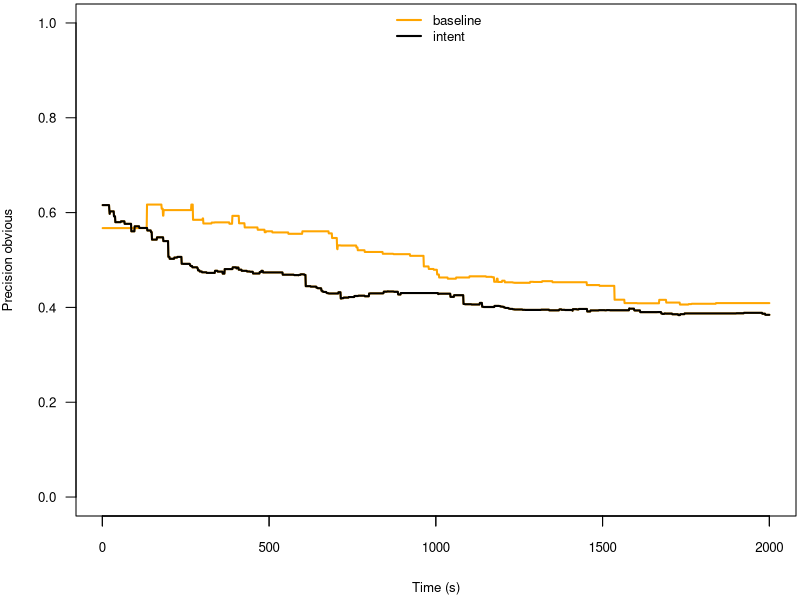
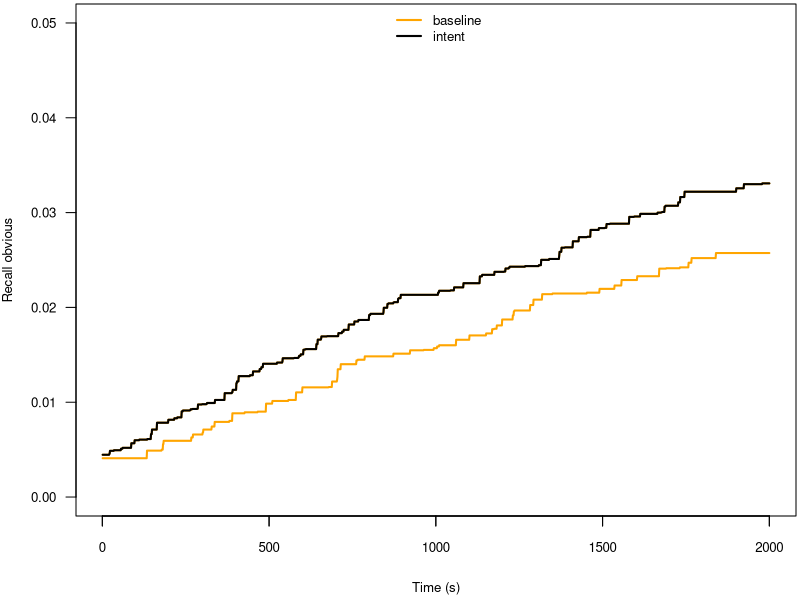
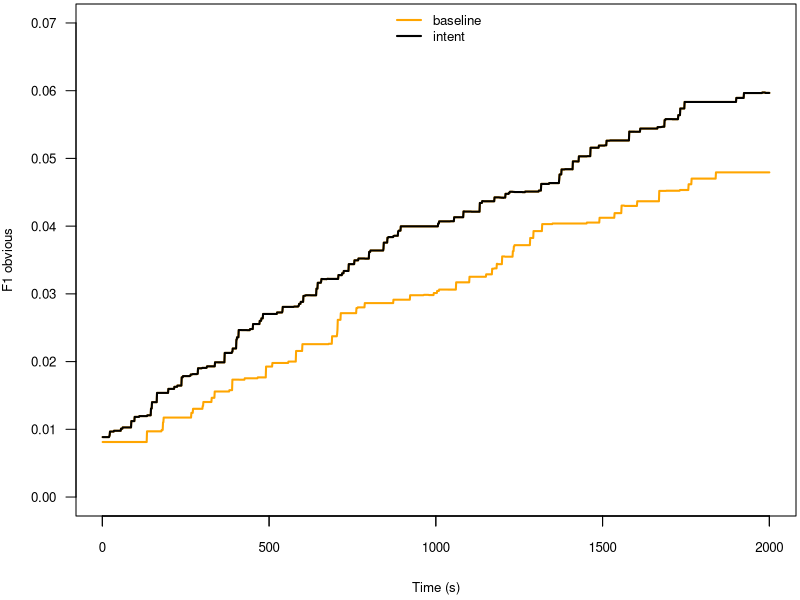

The R source for these figures, in order:
setwd("/home/local/enwald/Python/HIIT-Intent-Radar-user-simulation/tuukka-analysis")

#TASK: precision of obvious
precision_obvious_baseline <- read.table("./obvious_precision_baseline_20.dat", header=FALSE, sep=";")
precision_obvious_baseline <-t(precision_obvious_baseline)
#precision_obvious_baseline
nrow(precision_obvious_baseline)
ncol(precision_obvious_baseline)
#ColBL <- colMeans(precision_obvious_baseline [,])
ColBL <- precision_obvious_baseline[nrow(precision_obvious_baseline),]
ColBL
NROW(ColBL)
NCOL(ColBL)

precision_obvious_stash <- read.table("./obvious_precision_stash_20.dat", header=FALSE, sep=";")
precision_obvious_stash <-t(precision_obvious_stash)
#precision_obvious_stash
nrow(precision_obvious_stash)
ncol(precision_obvious_stash)
ColIN <- precision_obvious_stash[nrow(precision_obvious_stash),]
NROW(ColIN)
NCOL(ColIN)
ColIN

mean(ColIN)
mean(ColBL)

wilcox.test(ColIN, ColBL, paired=FALSE) 

#PLOT DATA
NROW(precision_obvious_baseline)
NCOL(precision_obvious_baseline)
  

precision_relevant<- data.frame(rowMeans(precision_obvious_baseline [,]),rowMeans(precision_obvious_stash [,]))
nrow(precision_relevant)
ncol(precision_relevant)
names(precision_relevant) <- c("baseline","intent")
#print(precision_relevant)

#PLOT
plot_colors <- c( "orange", "black")
par(mar=c(4.2, 3.8, 0.2, 0.2))
plot(precision_relevant$intent, type="l", col=plot_colors[1], 
     ylim=c(0, 1), axes=F, ann=T, xlab="Time (s)",
     ylab="Precision obvious", cex.lab=0.8, lwd=2)
# ylim=range(precision_relevant)
# Make x axis tick marks without labels
axis(1, lab=F, cex.axis=0.8)
# Plot x axis with smaller horizontal labels 
axis(1, las=1, cex.axis=0.8)
# Plot y axis with smaller horizontal labels 
axis(2, las=1, cex.axis=0.8)
# Create box around plot
box()
# Graph suvs with thicker green dotted line
lines(precision_relevant$baseline, type="l", lty=1, lwd=2, 
      col=plot_colors[1])
lines(precision_relevant$intent, type="l", lty=1, lwd=2, 
      col=plot_colors[2])

# Create a legend in the top-left corner that is slightly  
# smaller and has no border
legend("top", names(precision_relevant), cex=0.8, col=plot_colors, 
       lty=1:1, lwd=2, bty="n");

# Turn off device driver (to flush output to PDF)
#dev.off()

# Restore default margins
par(mar=c(5, 4, 4, 2) + 0.1)

#TASK: recall of obvious

recall_obvious_baseline <- read.table("./obvious_recall_baseline_20.dat", header=FALSE, sep=";")
recall_obvious_baseline <-t(recall_obvious_baseline)
#precision_obvious_baseline
nrow(recall_obvious_baseline)
ncol(recall_obvious_baseline)
ColBL <-  recall_obvious_baseline[nrow(recall_obvious_baseline),]
ColBL

recall_obvious_stash <- read.table("./obvious_recall_stash_20.dat", header=FALSE, sep=";")
recall_obvious_stash <-t(recall_obvious_stash)
#precision_obvious_baseline
nrow(recall_obvious_stash)
ncol(recall_obvious_stash)
ColIN <-  recall_obvious_stash[nrow(recall_obvious_stash),]
ColIN

wilcox.test(ColIN, ColBL, paired=FALSE) 

#PLOT DATA
NROW(recall_obvious_baseline)
NCOL(recall_obvious_baseline)
mean(ColIN)
mean(ColBL)

#mean(rowMeans(recall_obvious_baseline [,]))

#mean(rowMeans(recall_obvious_stash [,]))


recall_relevant<- data.frame(rowMeans(recall_obvious_baseline [,]),rowMeans(recall_obvious_stash [,]))
nrow(recall_relevant)
ncol(recall_relevant)
names(recall_relevant) <- c("baseline","intent")
#print(precision_relevant)
summary(recall_relevant)

#PLOT
plot_colors <- c( "orange", "black")
par(mar=c(4.2, 3.8, 0.2, 0.2))
plot(recall_relevant$intent, type="l", col=plot_colors[1], 
     ylim=c(0, 0.05), axes=F, ann=T, xlab="Time (s)",
     ylab="Recall obvious", cex.lab=0.8, lwd=2)

# Make x axis tick marks without labels
axis(1, lab=F, cex.axis=0.8)
# Plot x axis with smaller horizontal labels 
axis(1, las=1, cex.axis=0.8)
# Plot y axis with smaller horizontal labels 
axis(2, las=1, cex.axis=0.8)
# Create box around plot
box()
# Graph suvs with thicker green dotted line

lines(recall_relevant$baseline, type="l", lty=1, lwd=2, 
      col=plot_colors[1])
lines(recall_relevant$intent, type="l", lty=1, lwd=2, 
      col=plot_colors[2])
# Create a legend in the top-left corner that is slightly  
# smaller and has no border
legend("top", names(recall_relevant), cex=0.8, col=plot_colors, 
       lty=1:1, lwd=2, bty="n");

# Turn off device driver (to flush output to PDF)
#dev.off()

# Restore default margins
par(mar=c(5, 4, 4, 2) + 0.1)

#TASK F1 of obvious

f1_obvious_baseline <- read.table("./obvious_f1_baseline_20.dat", header=FALSE, sep=";")
f1_obvious_baseline <-t(f1_obvious_baseline)
#precision_obvious_baseline
nrow(f1_obvious_baseline)
ncol(f1_obvious_baseline)

ColBL <- f1_obvious_baseline[nrow(f1_obvious_baseline),]
ColBL

f1_obvious_stash <- read.table("./obvious_f1_stash_20.dat", header=FALSE, sep=";")
f1_obvious_stash <-t(f1_obvious_stash)
#precision_obvious_baseline
nrow(f1_obvious_stash)
ncol(f1_obvious_stash)
ColIN <- f1_obvious_stash[nrow(f1_obvious_stash),]
ColIN

wilcox.test(ColIN, ColBL, paired=FALSE) 

#PLOT DATA
NROW(f1_obvious_baseline)
NCOL(f1_obvious_baseline)


f1_relevant<- data.frame(rowMeans(f1_obvious_baseline [,]),rowMeans(f1_obvious_stash [,]))
nrow(f1_relevant)
ncol(f1_relevant)
names(f1_relevant) <- c("baseline","intent")
#print(precision_relevant)

#PLOT
plot_colors <- c( "orange", "black")
par(mar=c(4.2, 3.8, 0.2, 0.2))
plot(f1_relevant$intent, type="l", col=plot_colors[1], 
     ylim=c(0, 0.07), axes=F, ann=T, xlab="Time (s)",
     ylab="F1 obvious", cex.lab=0.8, lwd=2)

# Make x axis tick marks without labels
axis(1, lab=F, cex.axis=0.8)
# Plot x axis with smaller horizontal labels 
axis(1, las=1, cex.axis=0.8)
# Plot y axis with smaller horizontal labels 
axis(2, las=1, cex.axis=0.8)
# Create box around plot
box()
# Graph suvs with thicker green dotted line

lines(f1_relevant$baseline, type="l", lty=1, lwd=2, 
      col=plot_colors[1])
lines(f1_relevant$intent, type="l", lty=1, lwd=2, 
      col=plot_colors[2])
# Create a legend in the top-left corner that is slightly  
# smaller and has no border
legend("top", names(f1_relevant), cex=0.8, col=plot_colors, 
       lty=1:1, lwd=2, bty="n");

# Turn off device driver (to flush output to PDF)
#dev.off()

# Restore default margins
par(mar=c(5, 4, 4, 2) + 0.1)